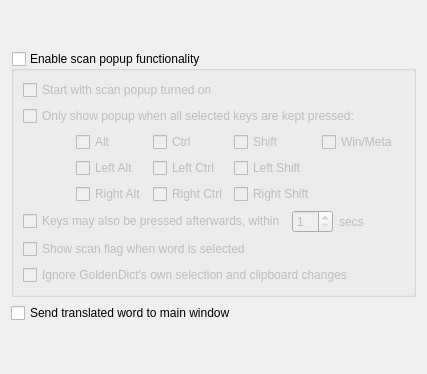
     <widget class="QWidget" name="tab_4">
      <attribute name="icon">
       <iconset resource="resources.qrc">
        <normaloff>:/icons/wizard.svg</normaloff>:/icons/wizard.svg</iconset>
      </attribute>
      <attribute name="title">
       <string>&amp;Scan Popup</string>
      </attribute>
      <layout class="QVBoxLayout" name="verticalLayout_10">
       <item>
        <spacer name="verticalSpacer_16">
         <property name="orientation">
          <enum>Qt::Vertical</enum>
         </property>
         <property name="sizeHint" stdset="0">
          <size>
           <width>20</width>
           <height>40</height>
          </size>
         </property>
        </spacer>
       </item>
       <item>
        <widget class="QGroupBox" name="enableScanPopup">
         <property name="toolTip">
          <string>When enabled, a translation popup window would be shown each time
you point your mouse on any word on the screen (Windows) or select
any word with mouse (Linux). When enabled, you can switch it on and
off from main window or tray icon.</string>
         </property>
         <property name="title">
          <string>Enable scan popup functionality</string>
         </property>
         <property name="checkable">
          <bool>true</bool>
         </property>
         <property name="checked">
          <bool>false</bool>
         </property>
         <layout class="QVBoxLayout" name="verticalLayout_4">
          <item>
           <widget class="QCheckBox" name="startWithScanPopupOn">
            <property name="toolTip">
             <string>Chooses whether the scan popup mode is on by default or not. If checked,
the program would always start with the scan popup active.</string>
            </property>
            <property name="text">
             <string>Start with scan popup turned on</string>
            </property>
           </widget>
          </item>
          <item>
           <widget class="QCheckBox" name="enableScanPopupModifiers">
            <property name="toolTip">
             <string>With this enabled, the popup would only show up if all chosen keys are
in the pressed state when the word selection changes.</string>
            </property>
            <property name="text">
             <string>Only show popup when all selected keys are kept pressed:</string>
            </property>
           </widget>
          </item>
          <item>
           <widget class="QFrame" name="scanPopupModifiers">
            <property name="frameShape">
             <enum>QFrame::NoFrame</enum>
            </property>
            <property name="frameShadow">
             <enum>QFrame::Plain</enum>
            </property>
            <property name="lineWidth">
             <number>0</number>
            </property>
            <layout class="QVBoxLayout" name="verticalLayout_5">
             <property name="leftMargin">
              <number>0</number>
             </property>
             <property name="topMargin">
              <number>0</number>
             </property>
             <property name="rightMargin">
              <number>0</number>
             </property>
             <property name="bottomMargin">
              <number>0</number>
             </property>
             <item>
              <layout class="QHBoxLayout" name="horizontalLayout">
               <item>
                <spacer name="horizontalSpacer">
                 <property name="orientation">
                  <enum>Qt::Horizontal</enum>
                 </property>
                 <property name="sizeHint" stdset="0">
                  <size>
                   <width>40</width>
                   <height>20</height>
                  </size>
                 </property>
                </spacer>
               </item>
               <item>
                <layout class="QGridLayout" name="gridLayout">
                 <item row="1" column="1">
                  <widget class="QCheckBox" name="leftCtrl">
                   <property name="toolTip">
                    <string>Left Ctrl only</string>
                   </property>
                   <property name="text">
                    <string>Left Ctrl</string>
                   </property>
                  </widget>
                 </item>
                 <item row="2" column="2">
                  <widget class="QCheckBox" name="rightShift">
                   <property name="toolTip">
                    <string>Right Shift only</string>
                   </property>
                   <property name="text">
                    <string>Right Shift</string>
                   </property>
                  </widget>
                 </item>
                 <item row="0" column="0">
                  <widget class="QCheckBox" name="altKey">
                   <property name="toolTip">
                    <string>Alt key</string>
                   </property>
                   <property name="text">
                    <string>Alt</string>
                   </property>
                  </widget>
                 </item>
                 <item row="0" column="1">
                  <widget class="QCheckBox" name="ctrlKey">
                   <property name="toolTip">
                    <string>Ctrl key</string>
                   </property>
                   <property name="text">
                    <string>Ctrl</string>
                   </property>
                  </widget>
                 </item>
                 <item row="1" column="0">
                  <widget class="QCheckBox" name="leftAlt">
                   <property name="toolTip">
                    <string>Left Alt only</string>
                   </property>
                   <property name="text">
                    <string>Left Alt</string>
                   </property>
                  </widget>
                 </item>
                 <item row="0" column="2">
                  <widget class="QCheckBox" name="shiftKey">
                   <property name="toolTip">
                    <string>Shift key</string>
                   </property>
                   <property name="text">
                    <string>Shift</string>
                   </property>
                  </widget>
                 </item>
                 <item row="2" column="0">
                  <widget class="QCheckBox" name="rightAlt">
                   <property name="toolTip">
                    <string>Right Alt only</string>
                   </property>
                   <property name="text">
                    <string>Right Alt</string>
                   </property>
                  </widget>
                 </item>
                 <item row="2" column="1">
                  <widget class="QCheckBox" name="rightCtrl">
                   <property name="toolTip">
                    <string>Right Ctrl only</string>
                   </property>
                   <property name="text">
                    <string>Right Ctrl</string>
                   </property>
                  </widget>
                 </item>
                 <item row="1" column="2">
                  <widget class="QCheckBox" name="leftShift">
                   <property name="toolTip">
                    <string>Left Shift only</string>
                   </property>
                   <property name="text">
                    <string>Left Shift</string>
                   </property>
                  </widget>
                 </item>
                 <item row="0" column="3">
                  <widget class="QCheckBox" name="winKey">
                   <property name="toolTip">
                    <string>Windows key or Meta key</string>
                   </property>
                   <property name="text">
                    <string>Win/Meta</string>
                   </property>
                  </widget>
                 </item>
                </layout>
               </item>
               <item>
                <widget class="QFrame" name="frame">
                 <property name="frameShape">
                  <enum>QFrame::NoFrame</enum>
                 </property>
                 <property name="frameShadow">
                  <enum>QFrame::Raised</enum>
                 </property>
                 <property name="lineWidth">
                  <number>0</number>
                 </property>
                 <layout class="QVBoxLayout" name="verticalLayout_3">
                  <property name="leftMargin">
                   <number>0</number>
                  </property>
                  <property name="topMargin">
                   <number>0</number>
                  </property>
                  <property name="rightMargin">
                   <number>0</number>
                  </property>
                  <property name="bottomMargin">
                   <number>0</number>
                  </property>
                 </layout>
                </widget>
               </item>
              </layout>
             </item>
            </layout>
           </widget>
          </item>
          <item>
           <layout class="QHBoxLayout" name="horizontalLayout_5">
            <item>
             <widget class="QCheckBox" name="scanPopupAltMode">
              <property name="toolTip">
               <string>Normally, in order to activate a popup you have to
maintain the chosen keys pressed while you select
a word. With this enabled, the chosen keys may also
be pressed shortly after the selection is done.</string>
              </property>
              <property name="text">
               <string>Keys may also be pressed afterwards, within</string>
              </property>
             </widget>
            </item>
            <item>
             <widget class="QSpinBox" name="scanPopupAltModeSecs">
              <property name="toolTip">
               <string>To avoid false positives, the keys are only monitored
after the selection's done for a limited amount of
seconds, which is specified here.</string>
              </property>
              <property name="wrapping">
               <bool>false</bool>
              </property>
              <property name="frame">
               <bool>true</bool>
              </property>
              <property name="alignment">
               <set>Qt::AlignLeading|Qt::AlignLeft|Qt::AlignVCenter</set>
              </property>
              <property name="minimum">
               <number>1</number>
              </property>
              <property name="maximum">
               <number>99</number>
              </property>
             </widget>
            </item>
            <item>
             <widget class="QLabel" name="label_7">
              <property name="text">
               <string>secs</string>
              </property>
             </widget>
            </item>
            <item>
             <spacer name="horizontalSpacer_5">
              <property name="orientation">
               <enum>Qt::Horizontal</enum>
              </property>
              <property name="sizeHint" stdset="0">
               <size>
                <width>40</width>
                <height>20</height>
               </size>
              </property>
             </spacer>
            </item>
           </layout>
          </item>
          <item>
           <widget class="QCheckBox" name="showScanFlag">
            <property name="toolTip">
             <string>Show a flag window before showing popup window, click the flag to show popup window. </string>
            </property>
            <property name="text">
             <string>Show scan flag when word is selected</string>
            </property>
           </widget>
          </item>
          <item>
           <widget class="QCheckBox" name="ignoreOwnClipboardChanges">
            <property name="toolTip">
             <string>Do not show popup when selection or clipboard in one of GoldenDict's own windows changes</string>
            </property>
            <property name="text">
             <string>Ignore GoldenDict's own selection and clipboard changes</string>
            </property>
           </widget>
          </item>
         </layout>
        </widget>
       </item>
       <item>
        <widget class="QCheckBox" name="scanToMainWindow">
         <property name="toolTip">
          <string>Send translated word to main window instead of to show it in popup window</string>
         </property>
         <property name="text">
          <string>Send translated word to main window</string>
         </property>
        </widget>
       </item>
       <item>
        <spacer name="verticalSpacer_6">
         <property name="orientation">
          <enum>Qt::Vertical</enum>
         </property>
         <property name="sizeHint" stdset="0">
          <size>
           <width>20</width>
           <height>40</height>
          </size>
         </property>
        </spacer>
       </item>
      </layout>
     </widget>
